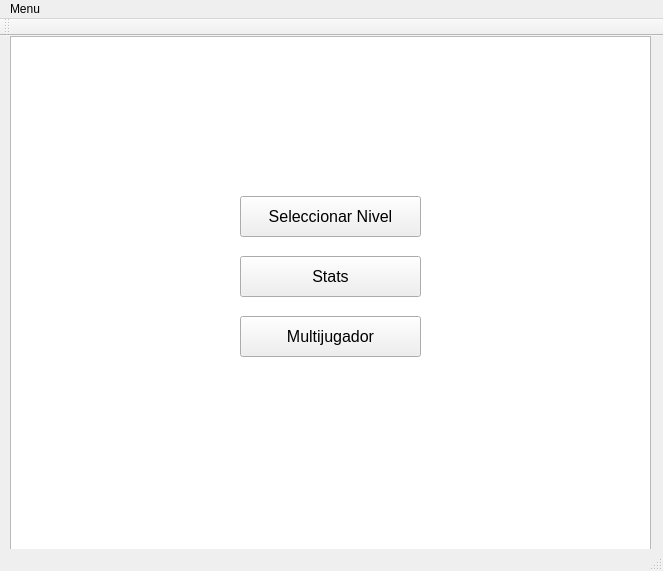
<?xml version="1.0" encoding="UTF-8"?>
<ui version="4.0">
 <class>MainWindow</class>
 <widget class="QMainWindow" name="MainWindow">
  <property name="geometry">
   <rect>
    <x>0</x>
    <y>0</y>
    <width>663</width>
    <height>571</height>
   </rect>
  </property>
  <property name="windowTitle">
   <string>Geometry Dash</string>
  </property>
  <widget class="QWidget" name="centralWidget">
   <widget class="QGraphicsView" name="graphicsView">
    <property name="geometry">
     <rect>
      <x>10</x>
      <y>0</y>
      <width>641</width>
      <height>521</height>
     </rect>
    </property>
    <property name="font">
     <font>
      <family>Tahoma</family>
      <pointsize>12</pointsize>
     </font>
    </property>
   </widget>
   <widget class="QPushButton" name="pushButton">
    <property name="geometry">
     <rect>
      <x>240</x>
      <y>160</y>
      <width>181</width>
      <height>41</height>
     </rect>
    </property>
    <property name="font">
     <font>
      <family>Tahoma</family>
      <pointsize>12</pointsize>
     </font>
    </property>
    <property name="text">
     <string>Seleccionar Nivel</string>
    </property>
   </widget>
   <widget class="QPushButton" name="pushButton_2">
    <property name="geometry">
     <rect>
      <x>240</x>
      <y>220</y>
      <width>181</width>
      <height>41</height>
     </rect>
    </property>
    <property name="font">
     <font>
      <family>Tahoma</family>
      <pointsize>12</pointsize>
     </font>
    </property>
    <property name="text">
     <string>Stats</string>
    </property>
   </widget>
   <widget class="QPushButton" name="pushButton_3">
    <property name="geometry">
     <rect>
      <x>240</x>
      <y>280</y>
      <width>181</width>
      <height>41</height>
     </rect>
    </property>
    <property name="font">
     <font>
      <family>Tahoma</family>
      <pointsize>12</pointsize>
     </font>
    </property>
    <property name="text">
     <string>Multijugador</string>
    </property>
   </widget>
  </widget>
  <widget class="QToolBar" name="mainToolBar">
   <attribute name="toolBarArea">
    <enum>TopToolBarArea</enum>
   </attribute>
   <attribute name="toolBarBreak">
    <bool>false</bool>
   </attribute>
  </widget>
  <widget class="QStatusBar" name="statusBar"/>
  <widget class="QMenuBar" name="menuBar">
   <property name="geometry">
    <rect>
     <x>0</x>
     <y>0</y>
     <width>663</width>
     <height>21</height>
    </rect>
   </property>
   <widget class="QMenu" name="menuMenu">
    <property name="title">
     <string>Menu</string>
    </property>
    <addaction name="actionIniciar_Sesion_2"/>
    <addaction name="actionCargar"/>
    <addaction name="actionGuardar"/>
    <addaction name="actionRegistrarse"/>
   </widget>
   <addaction name="menuMenu"/>
  </widget>
  <action name="actionIniciar_Sesion_2">
   <property name="text">
    <string>Iniciar Sesion</string>
   </property>
  </action>
  <action name="actionCargar">
   <property name="text">
    <string>Cargar</string>
   </property>
  </action>
  <action name="actionRegistrarse">
   <property name="text">
    <string>Registrarse</string>
   </property>
  </action>
  <action name="actionGuardar">
   <property name="text">
    <string>Guardar</string>
   </property>
  </action>
 </widget>
 <layoutdefault spacing="6" margin="11"/>
 <resources/>
 <connections/>
</ui>
